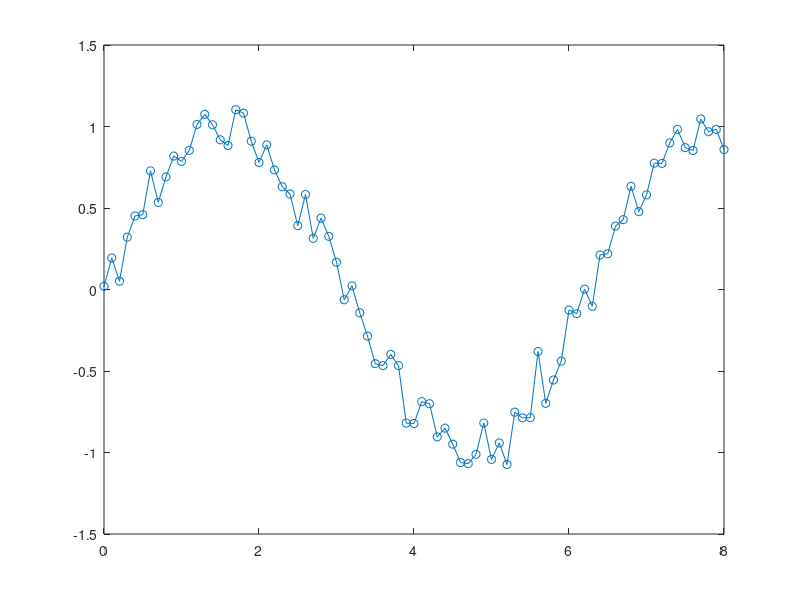

MATLAB code to generate this figure: (Note: this script raises an error after producing the figure.)
%% Moving Average

rng(123)
x = 0:0.1:8;
y = sin(x) + 0.1*randn(size(x));
plot(x,y,"o-")

% Task 1

% Smooth input data
[ySm,winSize] = smoothdata(y,"movmean",3,"SamplePoints",x);

% Display results
figure
plot(x,y,"SeriesIndex",6,"DisplayName","Input data")
hold on
plot(x,ySm,"SeriesIndex",1,"LineWidth",1.5, ...
    "DisplayName","Smoothed data")
hold off
title("Moving window size: " + string(winSize));
legend
xlabel("x")
clear winSize

% Task 2
ySm17 = smoothdata(y,"movmean",17,"SamplePoints",x);

% Task 3
hold on
plot(x,ySm17,".-")
hold off
